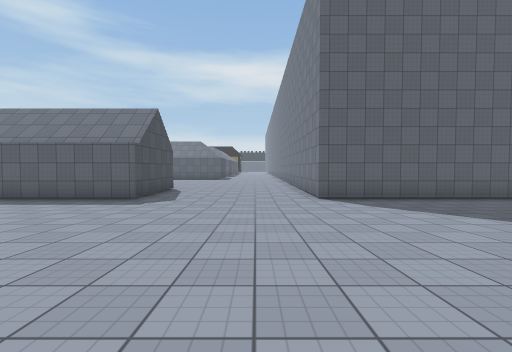
View 1 (above)

20 first-person views from a walk through a scene from a Unity 3-D project. The camera is 1.3 m above the floor, tilts 2° down and sees 90° across. The floor is counted in squares, 2 m on a side. Each view is taken from the middle of a square. On the plan, view 1 faces up. The plan holds only what a view shows up to about 9 squares ahead; the rest is blank. The place goes on beyond the plan. The player character is not drawn. Surface patterns are stand-ins for the level's own textures.

View 2
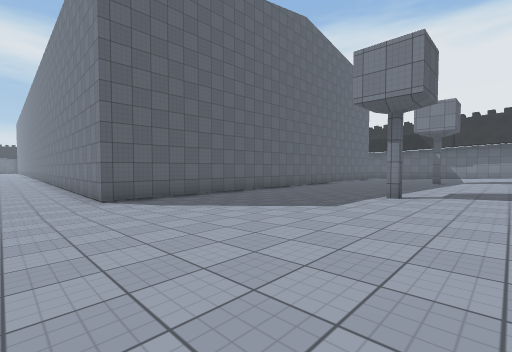

View 3
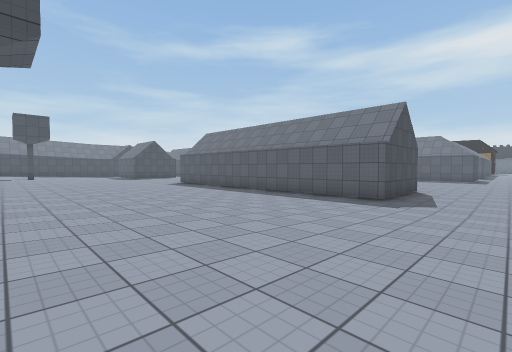

View 4
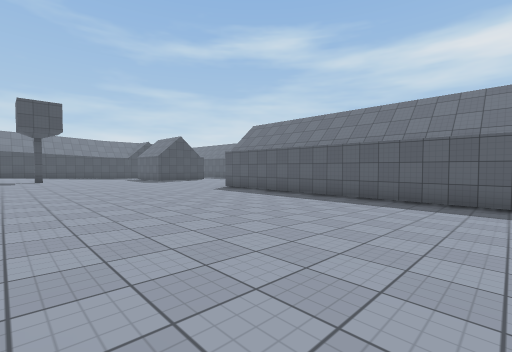

View 5
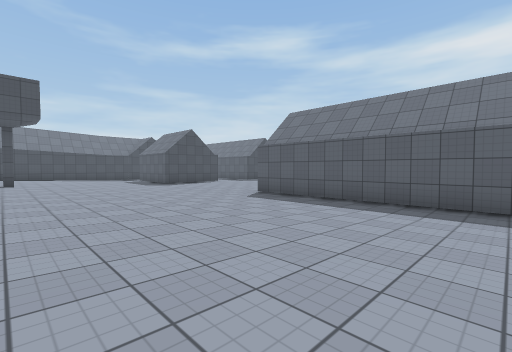

View 6
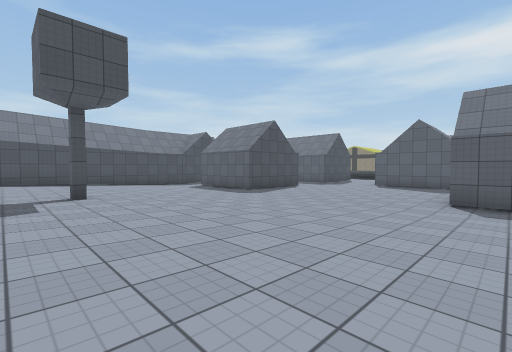

View 7
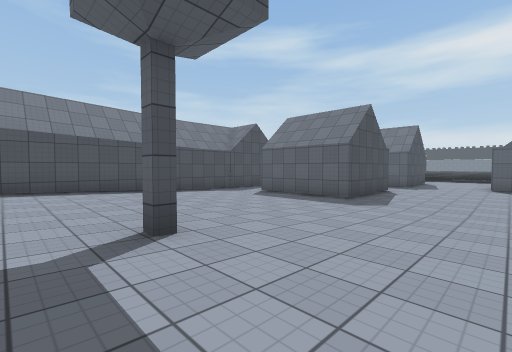

View 8
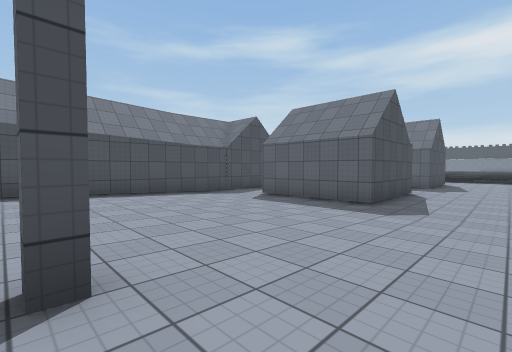

View 9
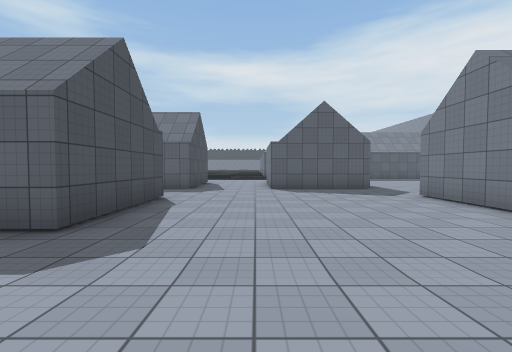

View 10
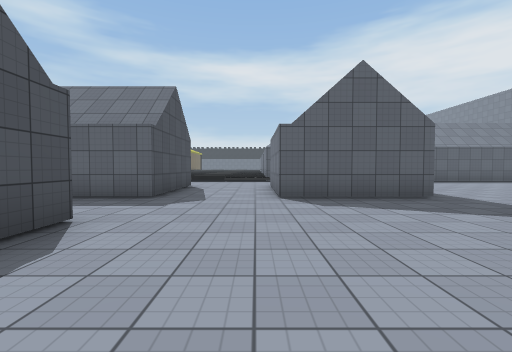

View 11
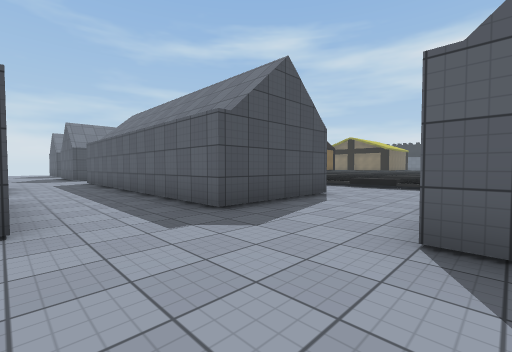

View 12
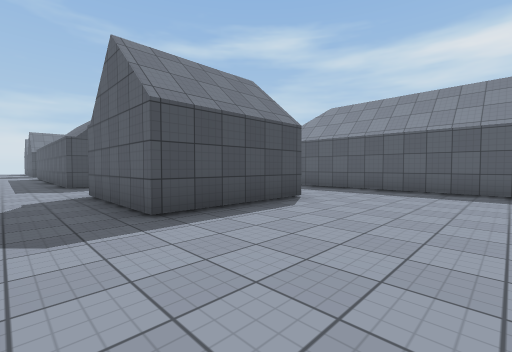

View 13
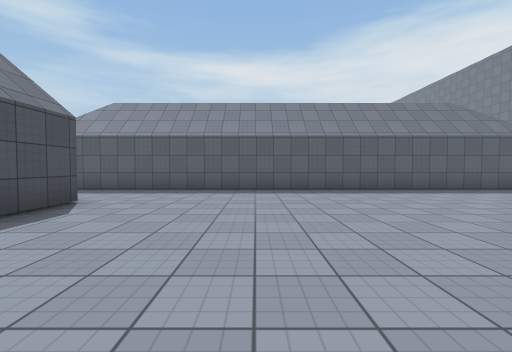

View 14
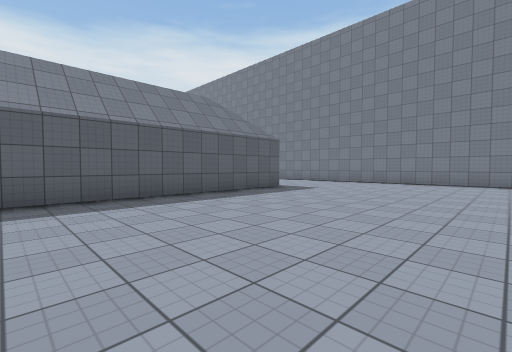

View 15
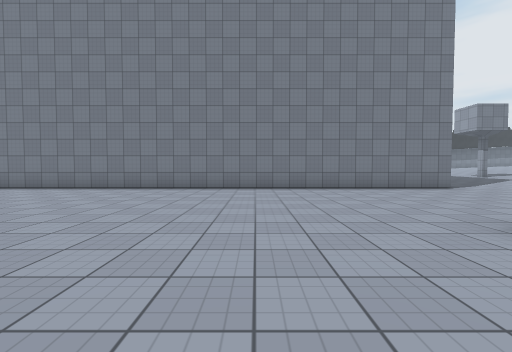

View 16
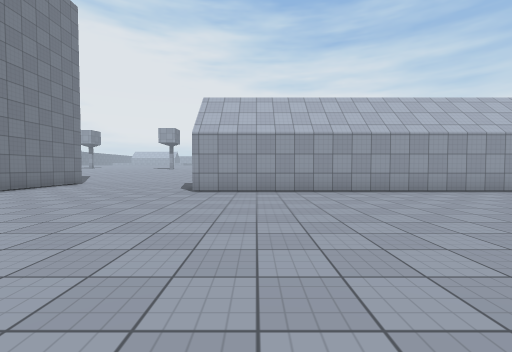

View 17
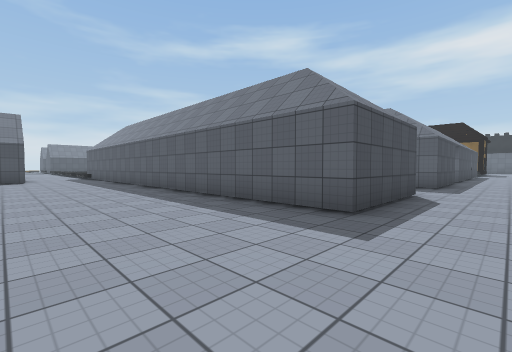

View 18
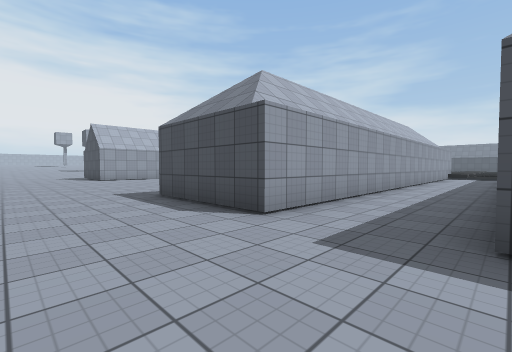

View 19
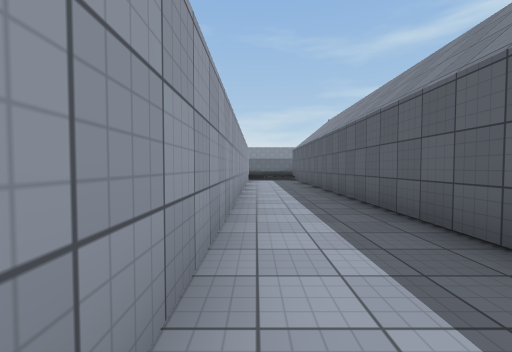

View 20
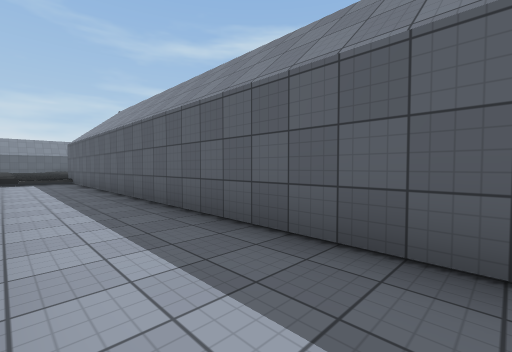

### Floor plan
Key: @ floor where view 1 was taken; # wall or solid block; . main floor; : floor 0.25 m higher than the main floor; + floor 0.5 m higher than the main floor; / step, stairs or slope.
Columns run from 27 left of view 1 to 10 right of it. Each row starts with its distance up from view 1.
 25                         #..
 24            ##############...
 23           +.................
 22           #.................
 21               ###########... #
 20               ###########....#
 19        //  ##############....#
 18       ///  ..................#
 17       ...   .................#
 16        ...  .................#
 15       #...###................#
 14       #...###................#
 13 #######...###................#
 12 .............................#
 11 .............................#
 10   ..  #......###########.....#
  9       #......#         #.....#
  8       #......#         #.....#
  7   ..###......###########.....######
  6  #.................................
  5  #..................................
  4  #:::::::::::::::::::::::::::::::::::
  3  #:::::::::::::::::::::::::::::::::::
  2  #::::::::::::::::::::::::::::::::#:::
  1  #+++++#++++++++++++++++++++++++++++++
  0  #+++++++++++++++++++++++++@++++++++++

Positions as (right, up) in squares from view 1, and headings:
1: (0, 0), facing up
2: (0, 0), facing up-right
3: (-1, 0), facing up-left
4: (-5, 0), facing up-left
5: (-8, 1), facing up-left
6: (-13, 0), facing up-left
7: (-17, 0), facing up-left
8: (-18, 1), facing up-left
9: (-18, 4), facing up
10: (-18, 7), facing up
11: (-17, 10), facing up-left
12: (-11, 11), facing up-left
13: (-11, 11), facing up
14: (-9, 13), facing up-right
15: (-6, 13), facing right
16: (-5, 17), facing down
17: (-1, 15), facing up-left
18: (0, 24), facing down-left
19: (-4, 22), facing left
20: (-5, 22), facing up-left
